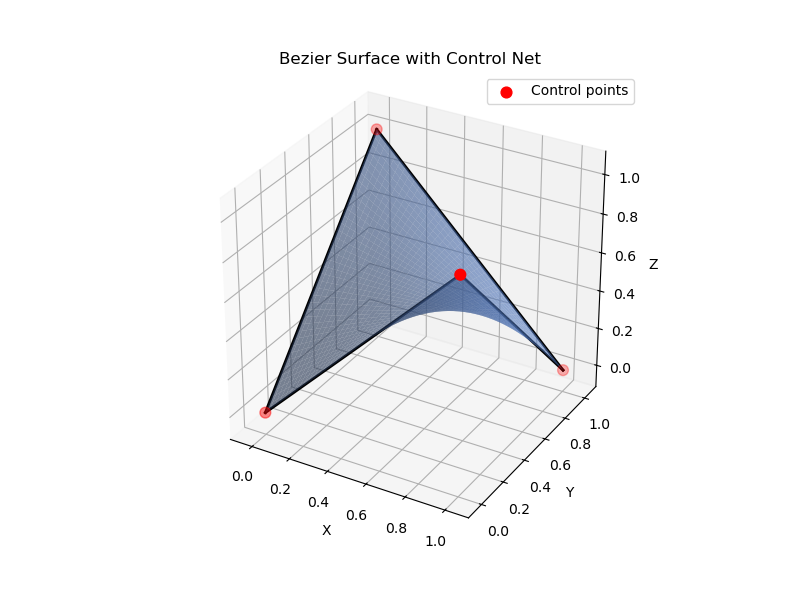

Recreate this plot in Python.
import numpy as np
import matplotlib.pyplot as plt
from math import comb
from mpl_toolkits.mplot3d import Axes3D  # noqa: F401

# ---------------- Bernstein + Bezier surface ----------------
def bernstein(i, n, t):
    return comb(n, i) * (t**i) * ((1 - t)**(n - i))

def bezier_surface_point(u, v, P):
    n = P.shape[0] - 1
    m = P.shape[1] - 1
    pt = np.zeros(3)
    for i in range(n + 1):
        Bu = bernstein(i, n, u)
        for j in range(m + 1):
            Bv = bernstein(j, m, v)
            pt += P[i, j] * Bu * Bv
    return pt

# ---------------- Plotting ----------------
def plot_bezier_surface(P, nu=30, nv=30):
    us = np.linspace(0, 1, nu)
    vs = np.linspace(0, 1, nv)

    X = np.zeros((nu, nv))
    Y = np.zeros((nu, nv))
    Z = np.zeros((nu, nv))

    for a, u in enumerate(us):
        for b, v in enumerate(vs):
            X[a, b], Y[a, b], Z[a, b] = bezier_surface_point(u, v, P)

    fig = plt.figure(figsize=(8, 6))
    ax = fig.add_subplot(111, projection="3d")

    # 🔵 Bezier surface (semi-transparent)
    ax.plot_surface(
        X, Y, Z,
        color="cornflowerblue",
        alpha=0.6,
        edgecolor="none"
    )

    # 🔴 Control points
    ax.scatter(
        P[:, :, 0],
        P[:, :, 1],
        P[:, :, 2],
        color="red",
        s=60,
        label="Control points"
    )

    # ⚫ Control net (grid lines)
    for i in range(P.shape[0]):
        ax.plot(
            P[i, :, 0],
            P[i, :, 1],
            P[i, :, 2],
            color="black",
            linewidth=2
        )

    for j in range(P.shape[1]):
        ax.plot(
            P[:, j, 0],
            P[:, j, 1],
            P[:, j, 2],
            color="black",
            linewidth=2
        )

    ax.set_title("Bezier Surface with Control Net")
    ax.set_xlabel("X")
    ax.set_ylabel("Y")
    ax.set_zlabel("Z")
    ax.set_box_aspect([1, 1, 1])
    ax.legend()
    plt.show()

# ---------------- Example ----------------
def main():
    # 2×2 Bezier surface (bilinear patch)
    P = np.array([
        [[0, 0, 0], [0, 1, 1]],
        [[1, 0, 1], [1, 1, 0]],
    ], dtype=float)

    plot_bezier_surface(P, nu=40, nv=40)

if __name__ == "__main__":
    main()
